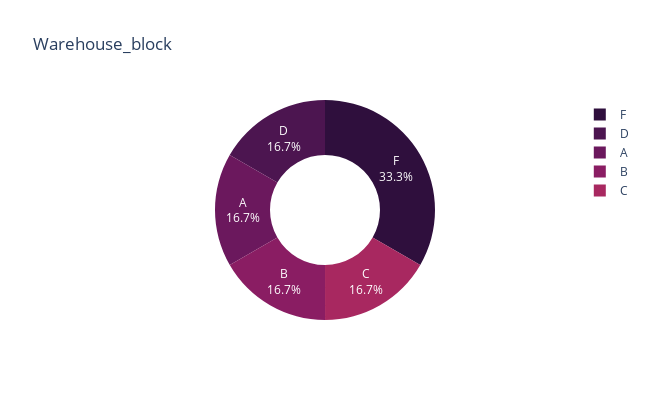
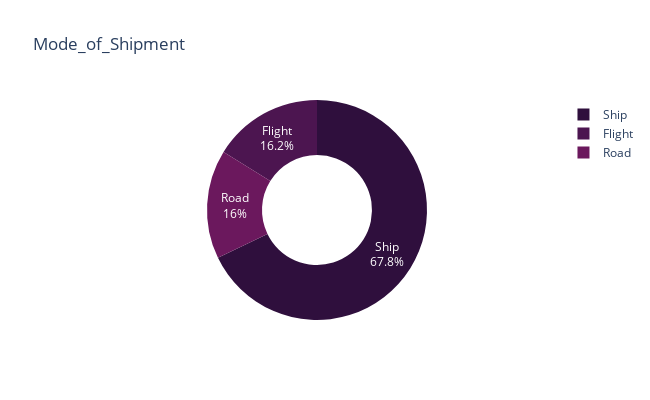
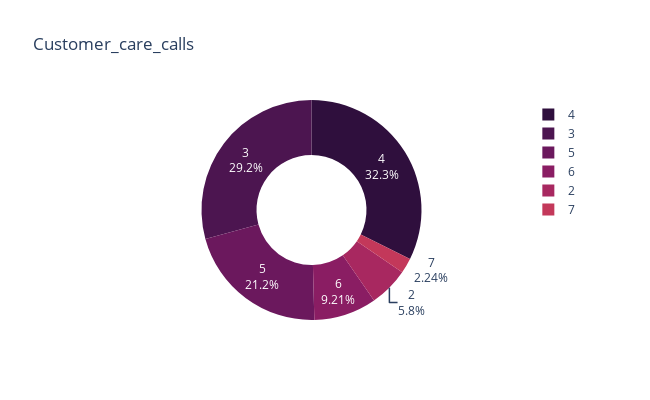
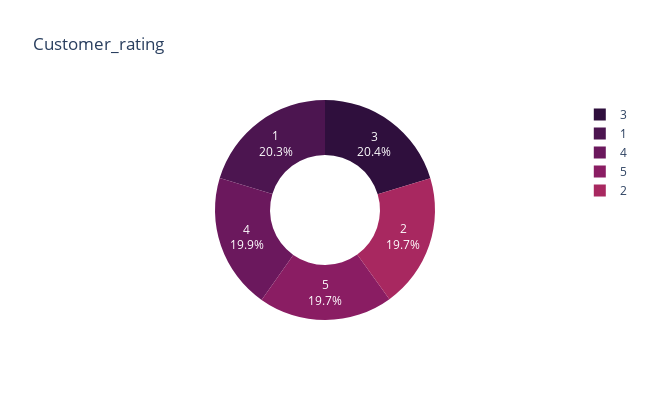

Notebook source saved alongside these figures, in order:
### Markdown cell above
I made a stacked bar chart to figure out the distribution of 0 and 1 in each bar, but the visibility doesn't seem to be good.

### Code cell
for col in categorical_cols:
    df_count = df[col].value_counts().reset_index()
    df_count.columns = [col, 'value_counts']
    fig = px.pie(df_count, names = col, values = 'value_counts',
                color_discrete_sequence = px.colors.sequential.matter_r, 
                width = 650, height = 400, hole = 0.5, title=col)
    fig.update_traces(textinfo = 'percent+label')
    fig.show()
    plt.figure(figsize = (8, 6))
    sns.countplot(col, hue = 'Reached.on.Time_Y.N', data = df, palette='rocket')
    plt.show()

### Figure 1 — Plotly figure (JSON) as saved in the notebook; plotly's stock layout.template omitted (floating-point values rounded to 4 significant figures)
{"data": [{"domain": {"x": [0, 1], "y": [0, 1]}, "hole": 0.5, "hovertemplate": "Warehouse_block=%{label}<br>value_counts=%{value}<extra></extra>", "labels": ["F", "D", "A", "B", "C"], "legendgroup": "", "name": "", "showlegend": true, "textinfo": "percent+label", "type": "pie", "values": [3666, 1834, 1833, 1833, 1833]}], "layout": {"height": 400, "legend": {"tracegroupgap": 0}, "piecolorway": ["rgb(47, 15, 61)", "rgb(76, 21, 80)", "rgb(107, 24, 93)", "rgb(138, 29, 99)", "rgb(168, 40, 96)", "rgb(195, 56, 90)", "rgb(216, 80, 83)", "rgb(231, 109, 84)", "rgb(240, 142, 98)", "rgb(246, 173, 119)", "rgb(250, 205, 145)", "rgb(253, 237, 176)"], "title": {"text": "Warehouse_block"}, "width": 650}}

### Figure 2 — Plotly figure (JSON) as saved in the notebook; plotly's stock layout.template omitted (floating-point values rounded to 4 significant figures)
{"data": [{"domain": {"x": [0, 1], "y": [0, 1]}, "hole": 0.5, "hovertemplate": "Mode_of_Shipment=%{label}<br>value_counts=%{value}<extra></extra>", "labels": ["Ship", "Flight", "Road"], "legendgroup": "", "name": "", "showlegend": true, "textinfo": "percent+label", "type": "pie", "values": [7462, 1777, 1760]}], "layout": {"height": 400, "legend": {"tracegroupgap": 0}, "piecolorway": ["rgb(47, 15, 61)", "rgb(76, 21, 80)", "rgb(107, 24, 93)", "rgb(138, 29, 99)", "rgb(168, 40, 96)", "rgb(195, 56, 90)", "rgb(216, 80, 83)", "rgb(231, 109, 84)", "rgb(240, 142, 98)", "rgb(246, 173, 119)", "rgb(250, 205, 145)", "rgb(253, 237, 176)"], "title": {"text": "Mode_of_Shipment"}, "width": 650}}

### Figure 3 — Plotly figure (JSON) as saved in the notebook; plotly's stock layout.template omitted (floating-point values rounded to 4 significant figures)
{"data": [{"domain": {"x": [0, 1], "y": [0, 1]}, "hole": 0.5, "hovertemplate": "Customer_care_calls=%{label}<br>value_counts=%{value}<extra></extra>", "labels": [4, 3, 5, 6, 2, 7], "legendgroup": "", "name": "", "showlegend": true, "textinfo": "percent+label", "type": "pie", "values": [3557, 3217, 2328, 1013, 638, 246]}], "layout": {"height": 400, "legend": {"tracegroupgap": 0}, "piecolorway": ["rgb(47, 15, 61)", "rgb(76, 21, 80)", "rgb(107, 24, 93)", "rgb(138, 29, 99)", "rgb(168, 40, 96)", "rgb(195, 56, 90)", "rgb(216, 80, 83)", "rgb(231, 109, 84)", "rgb(240, 142, 98)", "rgb(246, 173, 119)", "rgb(250, 205, 145)", "rgb(253, 237, 176)"], "title": {"text": "Customer_care_calls"}, "width": 650}}

### Figure 4 — Plotly figure (JSON) as saved in the notebook; plotly's stock layout.template omitted (floating-point values rounded to 4 significant figures)
{"data": [{"domain": {"x": [0, 1], "y": [0, 1]}, "hole": 0.5, "hovertemplate": "Customer_rating=%{label}<br>value_counts=%{value}<extra></extra>", "labels": [3, 1, 4, 5, 2], "legendgroup": "", "name": "", "showlegend": true, "textinfo": "percent+label", "type": "pie", "values": [2239, 2235, 2189, 2171, 2165]}], "layout": {"height": 400, "legend": {"tracegroupgap": 0}, "piecolorway": ["rgb(47, 15, 61)", "rgb(76, 21, 80)", "rgb(107, 24, 93)", "rgb(138, 29, 99)", "rgb(168, 40, 96)", "rgb(195, 56, 90)", "rgb(216, 80, 83)", "rgb(231, 109, 84)", "rgb(240, 142, 98)", "rgb(246, 173, 119)", "rgb(250, 205, 145)", "rgb(253, 237, 176)"], "title": {"text": "Customer_rating"}, "width": 650}}
